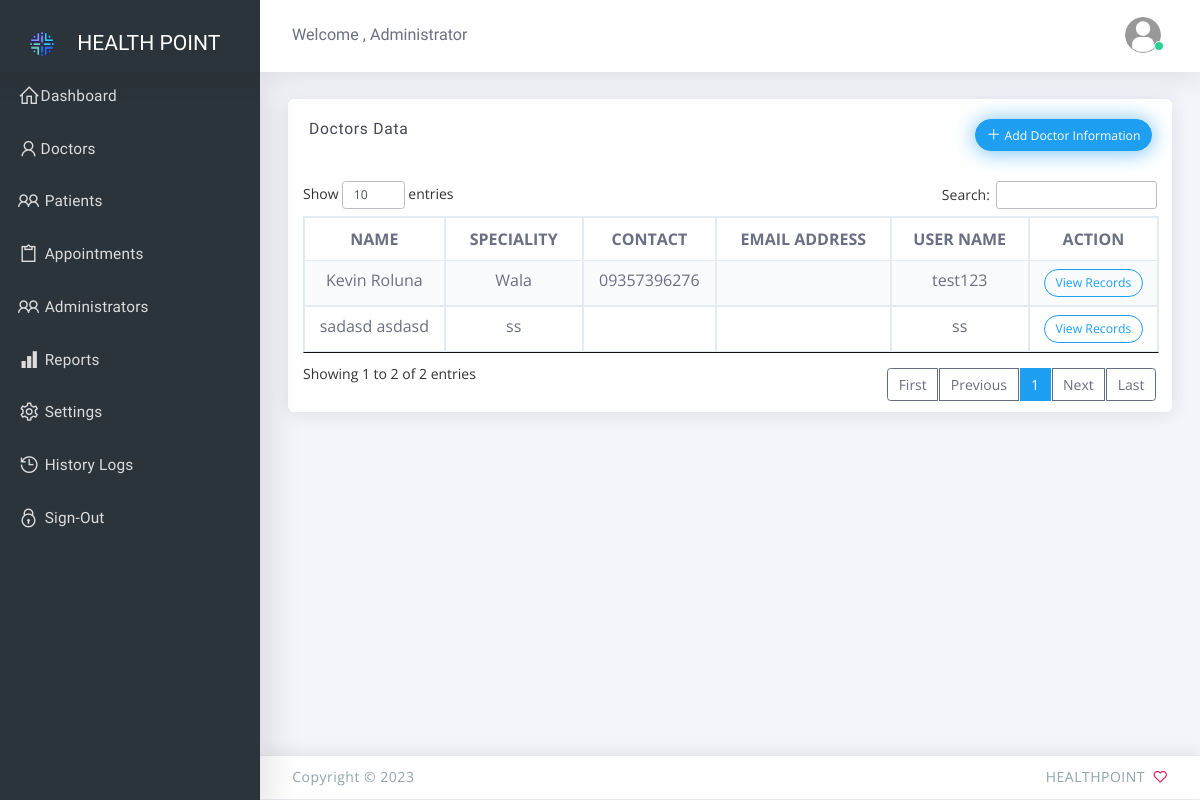
/admin/doctors.php (signed in), run on the app's committed database.
### tables this page shows
CREATE TABLE `is_doctors` (
  `doctor_id` int(12) NOT NULL,
  `firstname` varchar(32) NOT NULL,
  `lastname` varchar(32) NOT NULL,
  `address` text NOT NULL,
  `contact` varchar(36) NOT NULL,
  `email` varchar(100) NOT NULL,
  `username` varchar(50) NOT NULL,
  `password` varchar(50) NOT NULL,
  `speciality` text NOT NULL,
  `is_active` int(1) NOT NULL,
  `date_added` timestamp NOT NULL DEFAULT current_timestamp()
);

### admin/controller/doctor.php (called while the page is built, shortened)
<?php
include('../controller/database.php');
$is_doctors = $mysqli->query("SELECT * from is_doctors");

### admin/doctors.php (the view, shortened to what this page needs)
<?php
 include("include/header.php");
 include("controller/doctor.php");
?>
<body class="vertical-layout vertical-menu-modern 2-columns   fixed-navbar" data-open="click" data-menu="vertical-menu-modern" data-col="2-columns">
 <?php include("include/nav.php");?>
  <div class="app-content content">
    <div class="content-wrapper">
      <div class="content-body">
	<div class="row">
		<div class="col-12">
			<div class="card">
				<div class="card-header">
					<h4 class="card-title">Doctors Data </h4>
					<div class="heading-elements">
						<button class="btn btn-sm round btn-info btn-glow" data-toggle="modal" data-backdrop="false" data-target="#backdrop"><i class="la la-plus font-medium-1"></i>
						Add Doctor Information </button>
					</div>
					<br>
				</div>
				<div class="card-content">
					<div class="table-responsive">
						<table class="table alt-pagination wallet-wrapper table-bordered table-striped">
							<thead>
								<tr>
									<th class="text-center">NAME </th>
									<th class="text-center">SPECIALITY</th>
									<th class="text-center">CONTACT</th>
									<th class="text-center">EMAIL ADDRESS</th>
									<th class="text-center">USER NAME</th>
									<th class="text-center">ACTION</th>
								</tr>
							</thead>
							<tbody>
							<?php while($val = $is_doctors->fetch_object()){ ?>
								<tr>
									<td class="text-center"><?php echo $val->firstname . ' '. $val->lastname;?></td>
									<td class="text-center"><?php echo $val->speciality;?></td>
									<td class="text-center"><?php echo $val->contact;?></td>
									<td class="text-center"><?php echo $val->email;?></td>
									<td class="text-center"><?php echo $val->username;?></td>
									<td class="text-center"><a href="doctor-records?data=<?php echo $val->doctor_id;?>" class="btn btn-sm round btn-outline-info"> View Records</a></td>
								</tr>
							<?php } ?>
							</tbody>
						</table>
					</div>
				</div>
			</div>
		</div>
	</div>
      </div>
    </div>
  </div>
    <?php include("include/footer.php");?>

### assets/css/vertical-menu-modern.css (style rules this page uses)
@media (min-width: 992px) { body.vertical-layout.vertical-menu-modern .content, body.vertical-layout.vertical-menu-modern .footer { margin-left: 260px; } }

### data on the page
is_doctors: firstname "Kevin", lastname "Roluna", speciality "Wala", contact "09357396276", username "test123"
is_doctors: firstname "sadasd", lastname "asdasd", speciality "ss", username "ss"
